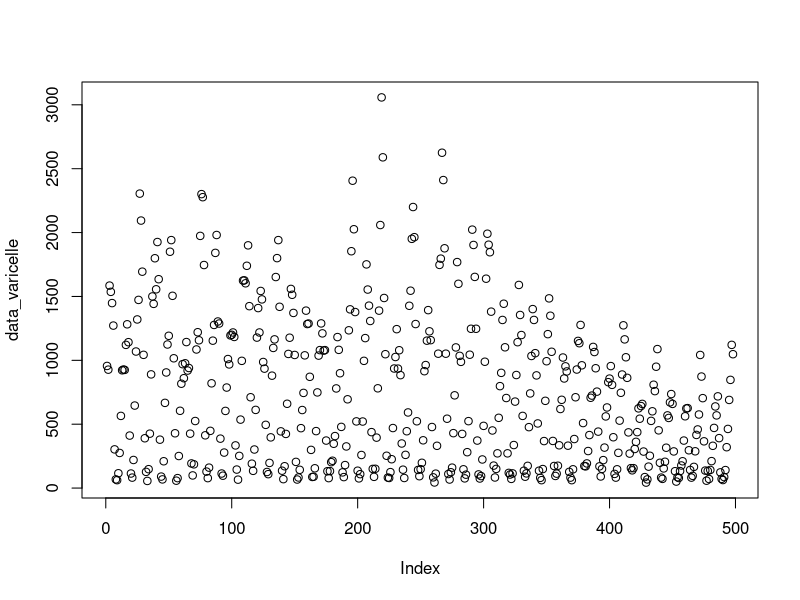
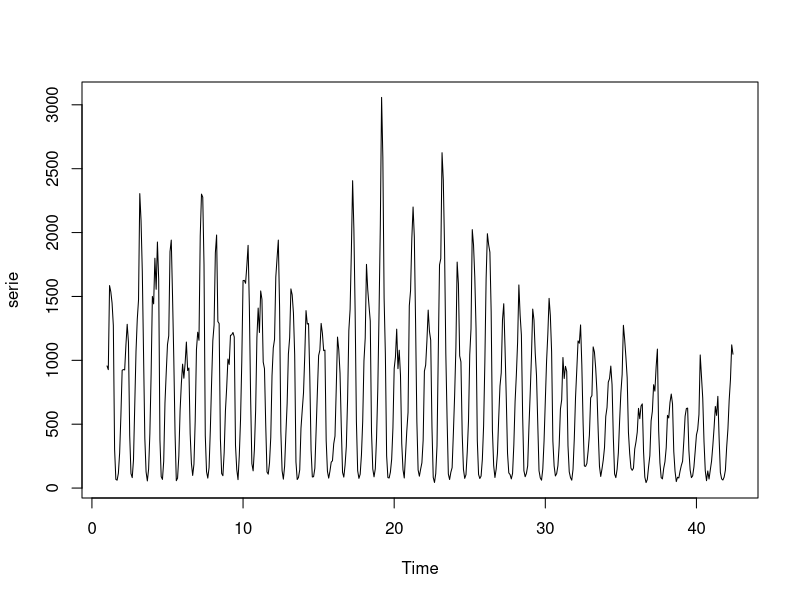
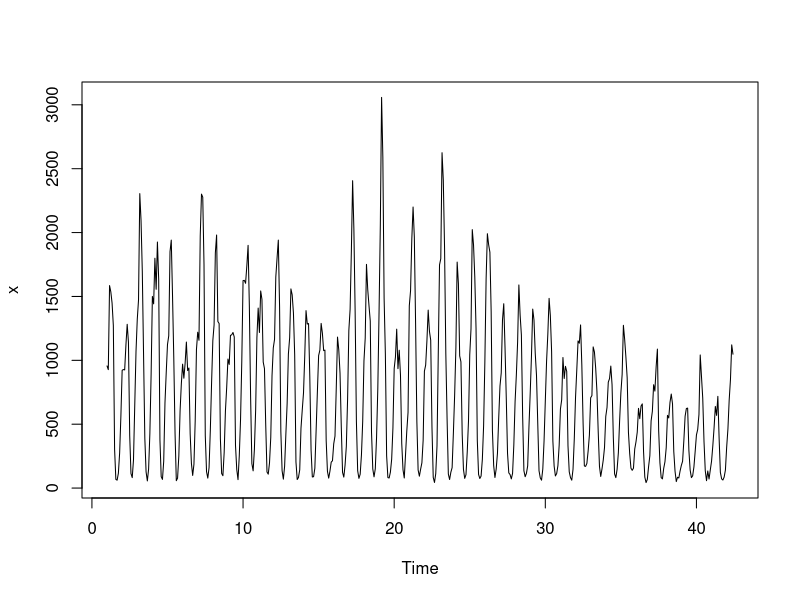
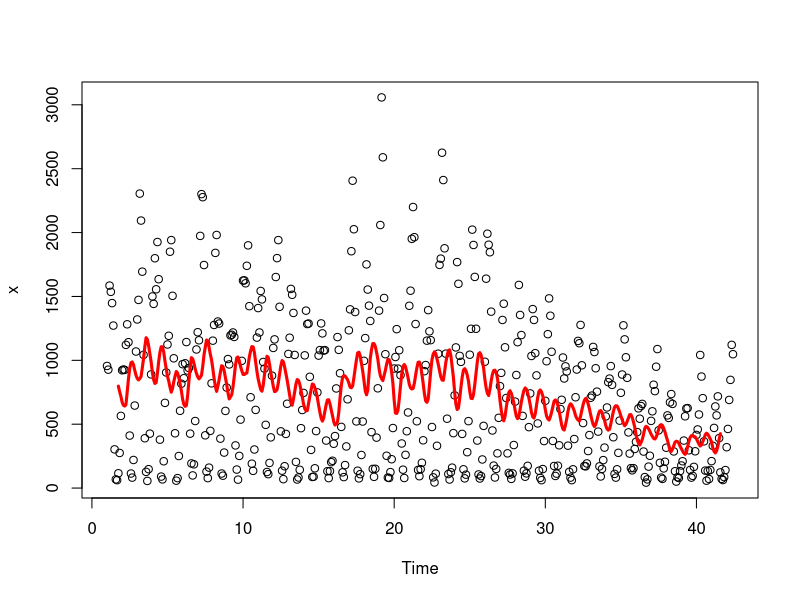
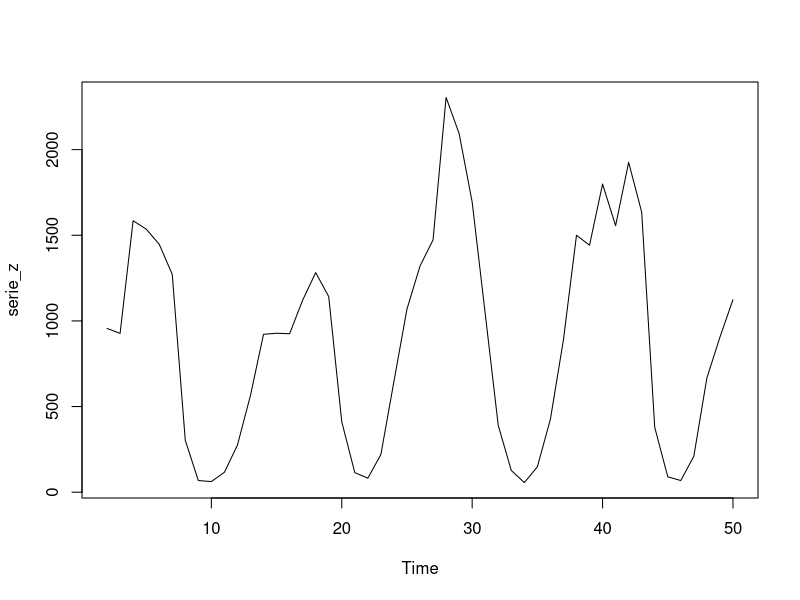
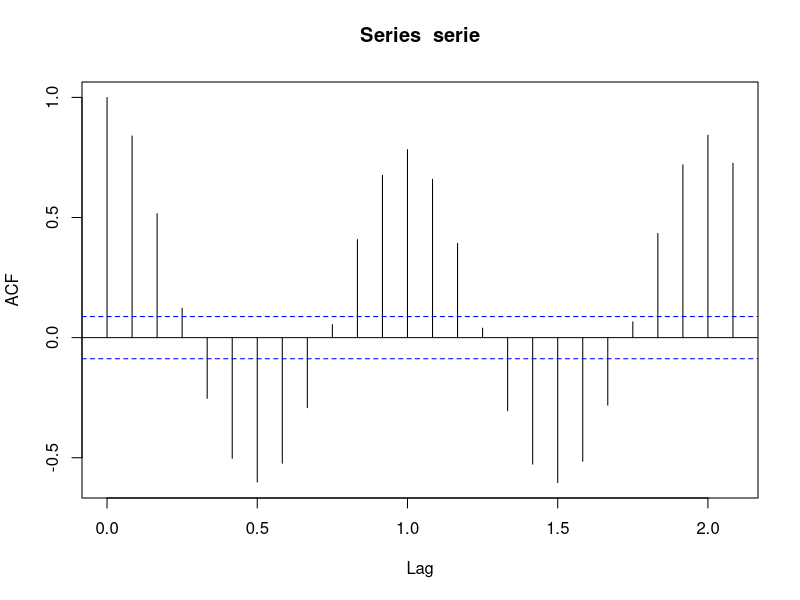
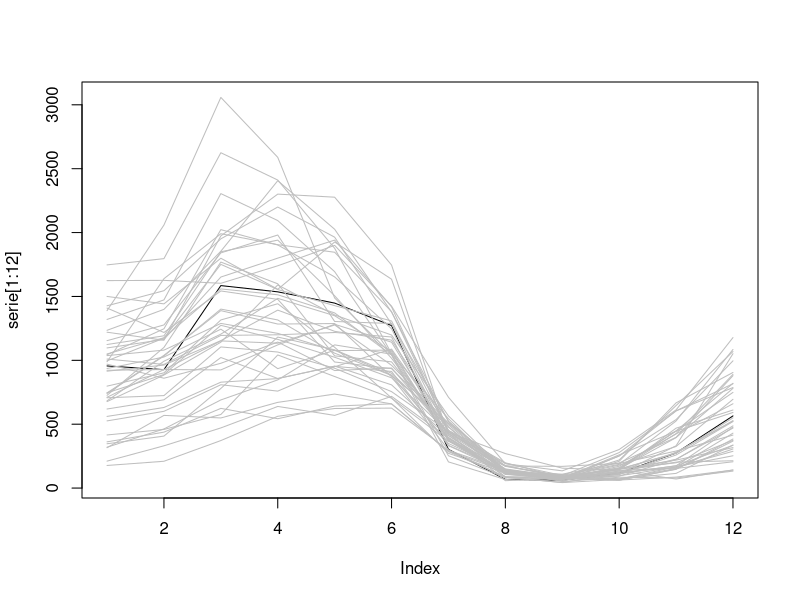
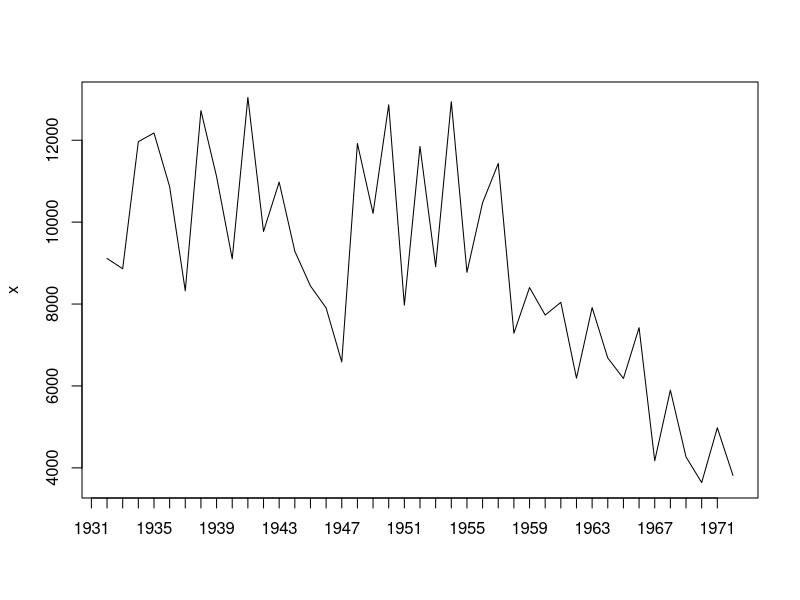

Generate these figures, in order, with R:
## ---- chunk 1
data_varicelle = scan(file="data/varicelle.dat",skip=1)
head(data_varicelle)
## ---- chunk 2
plot(data_varicelle)
## ---- chunk 3
serie = ts(data_varicelle,frequency = 12) #frequence pour avoir les années en absciesse (les données menseulles)
serie
## ---- chunk 4
plot(serie) #dessiner le graphique
## ---- chunk 5
x = serie
plot(x)
plot(x,type='p')
k = 20
lines(filter(x,rep(1/k,k)), col='red', lwd=3)
# prendre 20 valeur de x aléaotoire
## ---- chunk 6
serie_z = ts(data_varicelle,2,50)
plot(serie_z)
## ---- chunk 7
mean(serie)
## ---- chunk 8
#On rentre l'instruction 
acf(serie,lag.max=25,type=c("correlation"))
## ---- chunk 9
plot(serie[1:12],type="l",ylim=c(min(serie),max(serie)))
for (i in 1 : 41) lines(serie[(1+12*i) : (12*(i+1))],col="grey")
## ---- chunk 10

## ---- chunk 11
x=rep(0,41)
for(i in 0 : 40) x[i+1] = sum(serie[(1+12*i) : (12*(i+1))])
x
## ---- chunk 12
plot(x,type="l", xaxt='n', xlab='')
axis(1,at = 0 : 40,labels = 1931 : 1971)
## ---- chunk 13
v = rnorm(100,0,1)
plot(1 : 100, v)
## ---- chunk 14
acf(v,lag.max = 24,type = c("correlation"))
## ---- chunk 15
v = rnorm(100,mean=0,sd=1)
t = 1:100

x = 0.5*t+2*v
xs = ts(x)
xs
## ---- chunk 16
plot(xs)
acf(xs,lag.max = 25,type = c("correlation"))
## ---- chunk 17
t = 1:100
v = rnorm(100,mean=0,sd=1)

x = 0.5*t+2*v
xs = ts(x)
xs
## ---- chunk 18
plot(xs)
acf(xs,lag.max = 25,type = c("correlation"))
